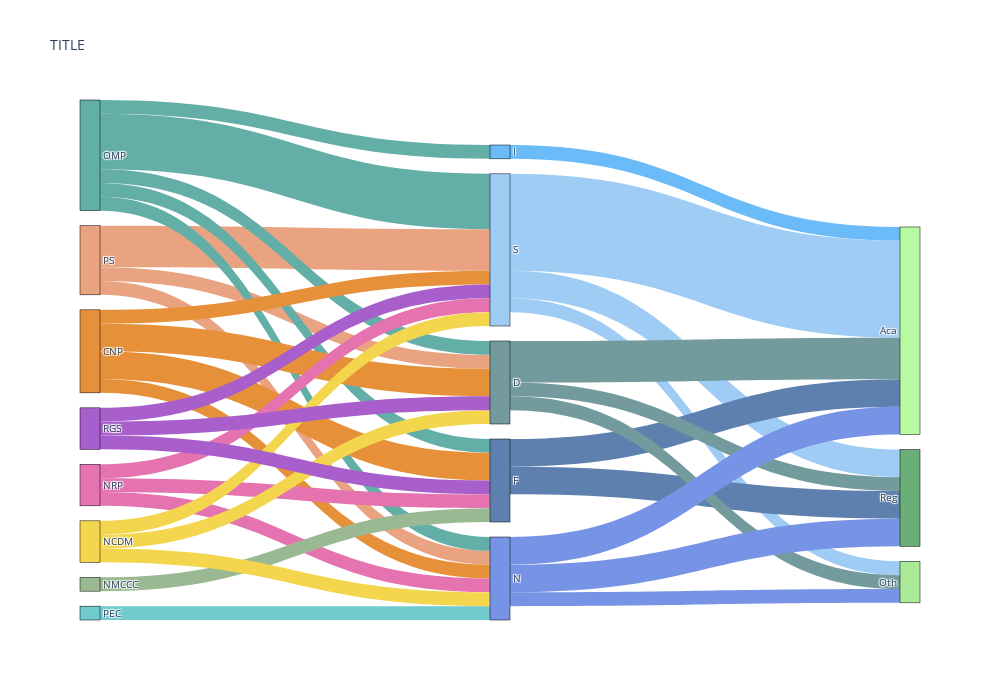

The notebook cell saved with this chart:
### Markdown cell above
# Sankey Plot

### Code cell
import plotly.graph_objects as go
import pandas as pd
import numpy as np

df = pd.read_csv('datasets/sankey_assignment.csv')  # Read CSV into a DataFrame

df.set_index('LABEL', inplace=True)

sourceArr = []
targetArr = []
valueArr = []

colNodes = df.columns.to_numpy()  # Initially all nodes in the graph, they are the columns in the dataset

endNodes = np.array(['Reg', 'Aca', 'Oth'])
intermediateNodes = df.index.to_numpy()    # Row names (Nodes)
startNodes = [node for node in colNodes if node not in set(endNodes) and node not in set(intermediateNodes)]
# print(endNodes)
# print(intermediateNodes)
# print(startNodes)

allNodes = np.concatenate((rowNodes, colNodes))

# a dictionary for fast lookup
node_to_index = {node: idx for idx, node in enumerate(allNodes)}
link_colors = []


for startNode in startNodes:
    for intermediateNode in intermediateNodes:
        if df.at[intermediateNode, startNode] != 0:  # If there is an edge
            # append to other arrays the index of row and col
            sourceArr.append(node_to_index[startNode])
            targetArr.append(node_to_index[intermediateNode])
            valueArr.append(df.at[intermediateNode, startNode])

for intermediateNode in intermediateNodes:
    for endNode in endNodes:
        if df.at[intermediateNode, endNode] != 0:  # If there is an edge
            # append to other arrays the index of row and col
            sourceArr.append(node_to_index[intermediateNode])
            targetArr.append(node_to_index[endNode])
            valueArr.append(df.at[intermediateNode, endNode])

node_colors = ['#9eccf5', '#5e80ae', '#739b9e', '#7793e5','#6bbbf8', '#eaa380', '#64aea8', 
               '#e69039', '#e473b0', '#9ab992', '#70cace','#f3d64d', '#a85ecb', '#6aaf77', '#b6faa2', '#abeb98']


fig = go.Figure(data=[go.Sankey(
    node = dict(
        pad = 15,
        thickness = 20,
        line = dict(color = "black", width = 0.5),
        label = allNodes,
        color = [node_colors[node_to_index[node]] for node in allNodes]
    ),
    link = dict(
        source = sourceArr, # indices correspond to labels, eg A1, A2, A1, B1, ...
        target = targetArr,
        value = valueArr,
        color = [node_colors[sourceNode] for sourceNode in sourceArr]
    ))])

fig.update_layout(title_text="TITLE", font_size=10, height=700, width=1000)
fig.show()

### Figure 1 — Plotly figure (JSON) as saved in the notebook; plotly's stock layout.template omitted (floating-point values rounded to 4 significant figures)
{"data": [{"link": {"color": ["#eaa380", "#eaa380", "#eaa380", "#64aea8", "#64aea8", "#64aea8", "#64aea8", "#64aea8", "#e69039", "#e69039", "#e69039", "#e69039", "#e473b0", "#e473b0", "#e473b0", "#9ab992", "#70cace", "#f3d64d", "#f3d64d", "#f3d64d", "#a85ecb", "#a85ecb", "#a85ecb", "#9eccf5", "#9eccf5", "#9eccf5", "#5e80ae", "#5e80ae", "#739b9e", "#739b9e", "#739b9e", "#7793e5", "#7793e5", "#7793e5", "#6bbbf8"], "source": [5, 5, 5, 6, 6, 6, 6, 6, 7, 7, 7, 7, 8, 8, 8, 9, 10, 11, 11, 11, 12, 12, 12, 0, 0, 0, 1, 1, 2, 2, 2, 3, 3, 3, 4], "target": [0, 2, 3, 0, 1, 2, 3, 4, 0, 1, 2, 3, 0, 1, 3, 1, 3, 0, 2, 3, 0, 1, 2, 13, 14, 15, 13, 14, 13, 14, 15, 13, 14, 15, 14], "value": [3, 1, 1, 4, 1, 1, 1, 1, 1, 2, 2, 1, 1, 1, 1, 1, 1, 1, 1, 1, 1, 1, 1, 2, 7, 1, 2, 2, 1, 3, 1, 2, 2, 1, 1]}, "node": {"color": ["#9eccf5", "#5e80ae", "#739b9e", "#7793e5", "#6bbbf8", "#eaa380", "#64aea8", "#e69039", "#e473b0", "#9ab992", "#70cace", "#f3d64d", "#a85ecb", "#6aaf77", "#b6faa2", "#abeb98"], "label": ["S", "F", "D", "N", "I", "PS", "OMP", "CNP", "NRP", "NMCCC", "PEC", "NCDM", "RGS", "Reg", "Aca", "Oth"], "line": {"color": "black", "width": 0.5}, "pad": 15, "thickness": 20}, "type": "sankey"}], "layout": {"font": {"size": 10}, "height": 700, "title": {"text": "TITLE"}, "width": 1000}}
